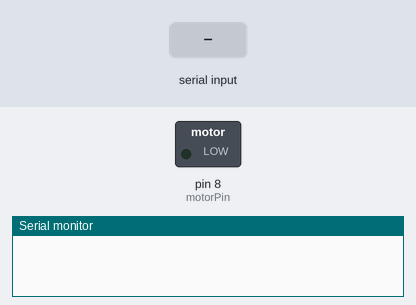
Bench run of a sketch on a simulated Arduino Uno, built with avr-gcc and run on an emulated ATmega328P. Parts: switched loads named in the sketch (green lamp = pin HIGH), the last lines printed to the serial monitor. The test bench sets the inputs (shaded band).

Above: at 1.2 s.
1.3 s: "L" received over Serial
At 1.9 s:
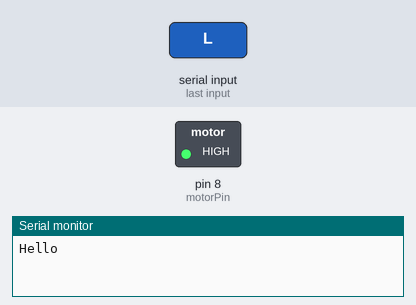
Timing chart, 0 to 4.3 s (numbered marks = the images above; inputs shaded):
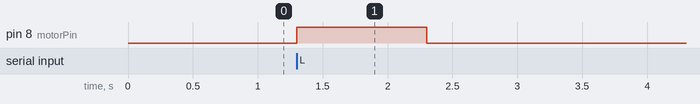

Measured:
- after the input at 1.3 s, pin 8 (motorPin): LOW → HIGH at once, → LOW 1.0 s later

The sketch:

BaseSerial.ino
```cpp
const int motorPin = 8; // the pin that the LED is attached to
int incomingByte;      // a variable to read incoming serial data into

void setup() {
  // initialize serial communication:
  Serial.begin(9600);
  // initialize the LED pin as an output:
  pinMode(motorPin, OUTPUT);
}

void loop() {
  // see if there's incoming serial data:
  if (Serial.available() > 0) {
    // read the oldest byte in the serial buffer:
    incomingByte = Serial.read();
    Serial.write("Hello");
    // if it's a capital H (ASCII 72), turn on the LED:
    if (incomingByte == 'L') {
      digitalWrite(motorPin, HIGH);
      delay(1000);
      digitalWrite(motorPin, LOW);
      delay(1000);
    }
  }
}
```
